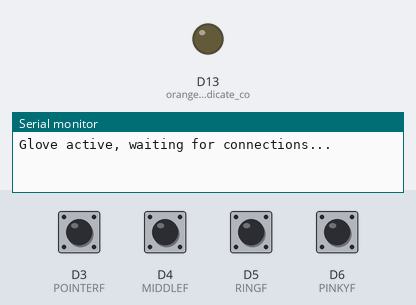
The sketch below on a simulated Arduino Nano 33 IoT. Parts: output pins drawn as LEDs (lit = HIGH), the last lines printed to the serial monitor. The test bench sets the inputs (shaded band); at power-on: D3 (POINTERF), D4 (MIDDLEF), D5 (RINGF), D6 (PINKYF) HIGH. Nothing arrives over Bluetooth unless stated; a phone connects over Bluetooth LE 3 s after start.

Above: at 0.1 s.
At 4.2 s:
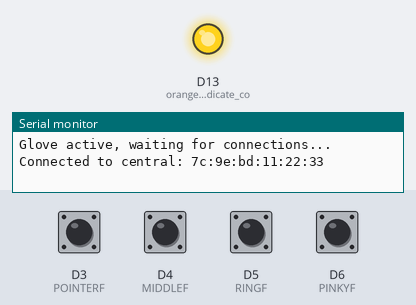
4.3 s: D3 (POINTERF) pulled LOW for 0.25 s
Timing chart, 0 to 7.3 s (numbered marks = the images above; inputs shaded):
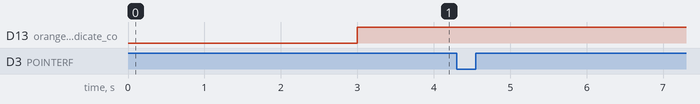

The sketch:

glove.ino
```cpp
/*
  Arduino code for bluetooth glove project
*/

#include <ArduinoBLE.h>

#define POINTERF 3
#define MIDDLEF 4
#define RINGF 5
#define PINKYF 6

 // set the service and characteristic UUIDs
BLEService gloveService("180F");
BLEIntCharacteristic gloveStateChar("00002a19-0000-1000-8000-00805f9b34fb", BLERead | BLENotify);

// set variables to track previous readings
int oldGloveState = 0;
long previousMillis = 0;

void setup() {
  // set pins to fingers
  pinMode(POINTERF, INPUT_PULLUP);
  pinMode(MIDDLEF, INPUT_PULLUP);
  pinMode(RINGF, INPUT_PULLUP);
  pinMode(PINKYF, INPUT_PULLUP);

  Serial.begin(9600);
  //while (!Serial);

  pinMode(LED_BUILTIN, OUTPUT); // orange LED to indicate connection

  // begin initialization
  if (!BLE.begin()) {
    Serial.println("starting BLE failed!");
    while (1);
  }

  /* Set the device name that will be advertised
     Set the Services, Characteristics, and starting value
  */
  BLE.setLocalName("gloveTransmitter");
  BLE.setAdvertisedService(gloveService);
  gloveService.addCharacteristic(gloveStateChar);
  BLE.addService(gloveService);
  gloveStateChar.writeValue(oldGloveState);

  // start advertising
  BLE.advertise();
  Serial.println("Glove active, waiting for connections...");
}

void loop() {
  // wait for a BLE central device to connect
  BLEDevice central = BLE.central();
  if (central) {
    Serial.print("Connected to central: ");
    Serial.println(central.address());
    digitalWrite(LED_BUILTIN, HIGH);

    // check the glove state every 200ms
    while (central.connected()) {
      long currentMillis = millis();
      if (currentMillis - previousMillis >= 200) {
        previousMillis = currentMillis;
        updateGloveState();
      }
    }
    // when the central disconnects, turn off the LED:
    digitalWrite(LED_BUILTIN, LOW);
    Serial.print("Disconnected from central: ");
    Serial.println(central.address());
  }
}

void updateGloveState() {
  /* Set the state characteristic according to the current glove state
  */
  int gloveState = 0;
  // get current glove state
  if (digitalRead(POINTERF) == 0) {
    if (digitalRead(MIDDLEF) == 0) {
      gloveState = 5;
      delay(10);
    } else {
      gloveState = 1;
      delay(10);
    }
  }
  else if (digitalRead(MIDDLEF) == 0) {
    if (digitalRead(POINTERF) == 0) {
      gloveState = 5;
      delay(10);
    } else {
      gloveState = 2;
      delay(10);
    }
  }
  else if (digitalRead(RINGF) == 0) {
    if (digitalRead(PINKYF) == 0) {
      gloveState = 6;
      delay(10);
    } else {
      gloveState = 3;
      delay(10);
    }
  }
  else if (digitalRead(PINKYF) == 0) {
    if (digitalRead(RINGF) == 0) {
      gloveState = 6;
      delay(10);
    } else {
      gloveState = 4;
      delay(10);
    }
  }


  // update characteristic if data has changed
  if (gloveState != oldGloveState) {
    Serial.print("Glove state is now: ");
    Serial.println(gloveState);
    gloveStateChar.writeValue(gloveState);
    oldGloveState = gloveState;
  }
}
```
